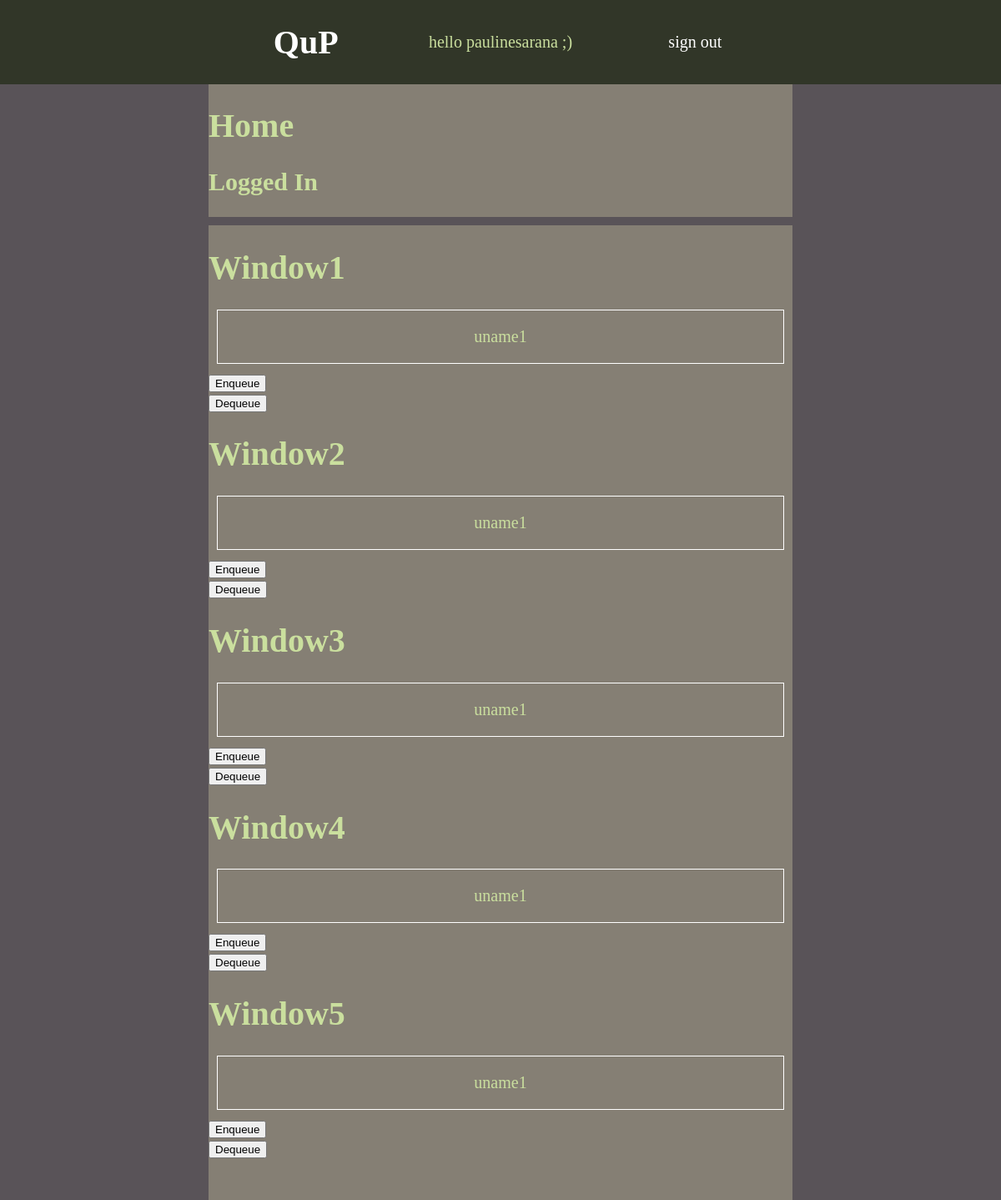
Page / (signed in) on the earlier database version.
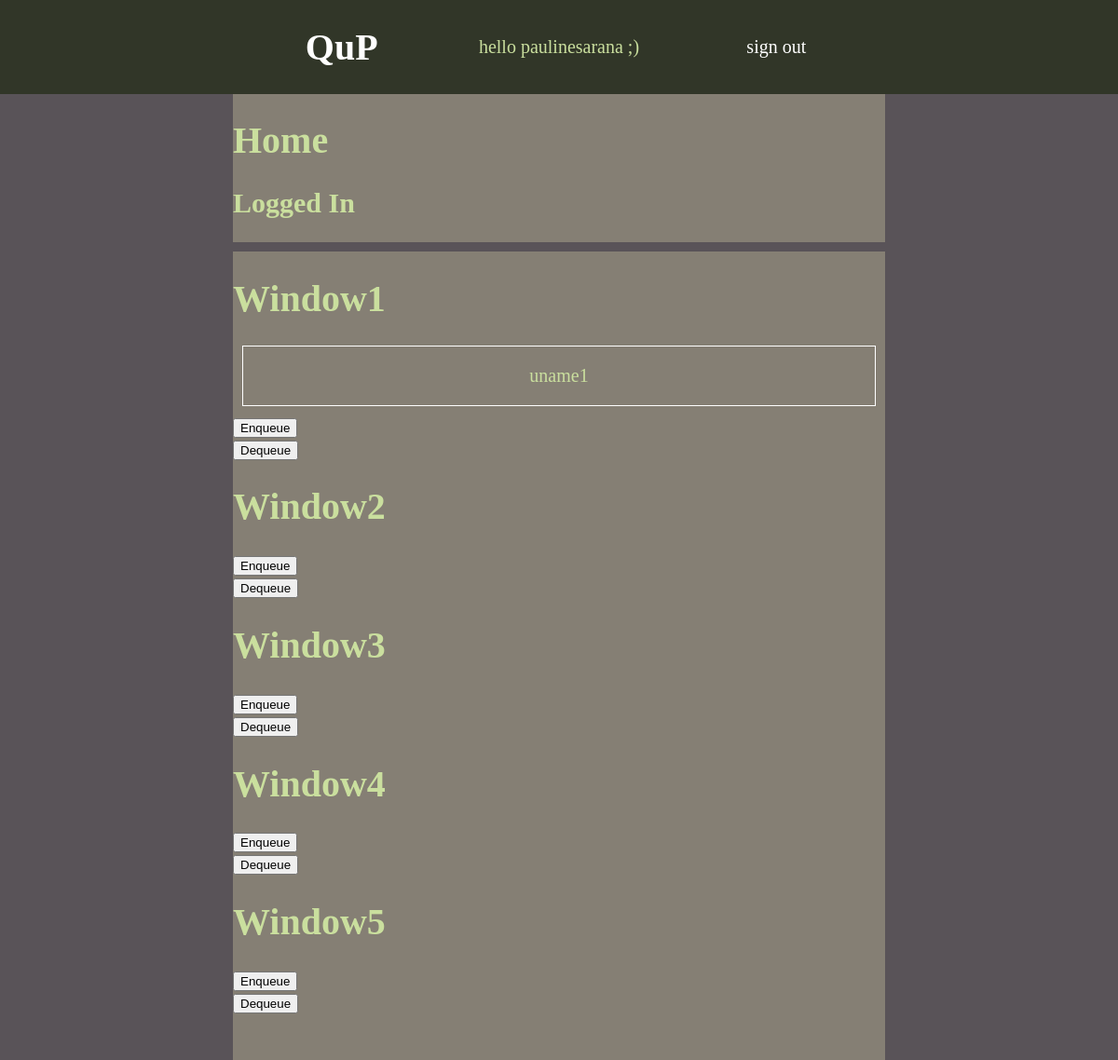
Same page on the later database version.
### queues/models.py (models this page shows, shortened)
class Window1Queue(models.Model):
	user = models.ForeignKey(User, on_delete=models.CASCADE)

class Window2Queue(models.Model):
	user = models.ForeignKey(User, on_delete=models.CASCADE)

class Window3Queue(models.Model):
	user = models.ForeignKey(User, on_delete=models.CASCADE)

class Window4Queue(models.Model):
	user = models.ForeignKey(User, on_delete=models.CASCADE)

class Window5Queue(models.Model):
	user = models.ForeignKey(User, on_delete=models.CASCADE)

### QuP/views.py (the view)
# urls.py: url(r'^$', home, name='home'),
def home(request):
	context = {
		'window1queues': Window1Queue.objects.all(),
		'window2queues': Window2Queue.objects.all(),
		'window3queues': Window3Queue.objects.all(),
		'window4queues': Window4Queue.objects.all(),
		'window5queues': Window5Queue.objects.all(),
	}
	return render(request, 'home.html', context=context);

### QuP/templates/home.html (shortened to what this page needs)
{% extends 'base.html' %}
{% block content %}
	<div class="input">
		<h1>Home</h1>
		{% if request.user.is_authenticated %}
			<h2>Logged In</h2>
		{% endif %}
	</div>
	<div class = "list">
		<h1>Window1</h1>
		{% for queue in window1queues %}
			<div class="item">
				<p>{{ queue.user.username }}</p>
			</div>
		{% endfor %}
		{% if request.user.is_authenticated %}
			<form class="formbtn" action="{% url 'window1enqueue' %}" method="POST">
				<button class="enqueue">Enqueue</button>
			</form>
			<form class="formbtn" action="{% url 'window1dequeue' %}" method="POST">
				<button class="enqueue">Dequeue</button>
			</form>
		{% endif %}
		<h1>Window2</h1>
		{% for queue in window2queues %}
			<div class="item">
				<p>{{ queue.user.username }}</p>
			</div>
		{% endfor %}
		{% if request.user.is_authenticated %}
			<form class="formbtn" action="{% url 'window2enqueue' %}" method="POST">
				<button class="enqueue">Enqueue</button>
			</form>
			<form class="formbtn" action="{% url 'window2dequeue' %}" method="POST">
				<button class="enqueue">Dequeue</button>
			</form>
		{% endif %}
		<h1>Window3</h1>
		{% for queue in window3queues %}
			<div class="item">
				<p>{{ queue.user.username }}</p>
			</div>
		{% endfor %}
		{% if request.user.is_authenticated %}
			<form class="formbtn" action="{% url 'window3enqueue' %}" method="POST">
				<button class="enqueue">Enqueue</button>
			</form>
			<form class="formbtn" action="{% url 'window3dequeue' %}" method="POST">
				<button class="enqueue">Dequeue</button>
			</form>
		{% endif %}
		<h1>Window4</h1>
		{% for queue in window4queues %}
			<div class="item">
				<p>{{ queue.user.username }}</p>
			</div>
		{% endfor %}
		{% if request.user.is_authenticated %}
			<form class="formbtn" action="{% url 'window4enqueue' %}" method="POST">
				<button class="enqueue">Enqueue</button>
			</form>
			<form class="formbtn" action="{% url 'window4dequeue' %}" method="POST">
				<button class="enqueue">Dequeue</button>
			</form>
		{% endif %}
		<h1>Window5</h1>
		{% for queue in window5queues %}
			<div class="item">
				<p>{{ queue.user.username }}</p>
			</div>
		{% endfor %}
		{% if request.user.is_authenticated %}
			<form class="formbtn" action="{% url 'window5enqueue' %}" method="POST">
				<button class="enqueue">Enqueue</button>
			</form>
			<form class="formbtn" action="{% url 'window5dequeue' %}" method="POST">
				<button class="enqueue">Dequeue</button>
			</form>
		{% endif %}
	</div>
{% endblock %}

### QuP/templates/base.html (shortened to what this page needs)
{% load static %}
<!DOCTYPE html>
<html>
<head>
	<link rel="stylesheet" href="{% static 'css/home.css' %}">
</head>
<body>
	{% include "nav.html" %}
	{% block content %}{% endblock %}
</body>
</html>

### QuP/templates/nav.html
<div class="nav">
	<div class="navz">
		<a href="/" class="title"><h1>QuP</h1></a>
		{% if request.user.is_authenticated %}
			<p>hello {{ request.user.username }} ;) </p>
			<a href="{% url 'sign_out' %}">sign out</a>
		{% else %}
			<a href="{% url 'sign_in' %}">sign in</a><br>
			<a href="{% url 'sign_up' %}">sign up</a><br>
		{% endif %}
	</div>
</div>

### QuP/static/css/home.css (style rules this page uses)
body { margin: 0; padding: 0; background-color: #595358; color: #CADF9E; display: flex; flex-direction: column; align-items: center; font-size: 20px; }
a { text-decoration: none; color: white; }
.nav { background-color: #313628; display: flex; justify-content: center; width: 100%; min-height: 10vh; }
.nav > .navz { display: flex; align-items: center; min-width: 700px; text-align: center; }
.nav > .navz > * { flex: 1; }
.input { min-width: 700px; background-color: #857F74; margin-bottom: 10px; min-height: 10vh; }
.list { min-width: 700px; background-color: #857F74; padding-bottom: 50px; }
.list > .item { margin: 10px; border: 1px solid white; display: flex; text-align: center; }
.list > .item > * { flex: 1; }

Differences in the rows shown:
removed Window2Queue: user.username "uname1"
removed Window3Queue: user.username "uname1"
removed Window4Queue: user.username "uname1"
removed Window5Queue: user.username "uname1"
